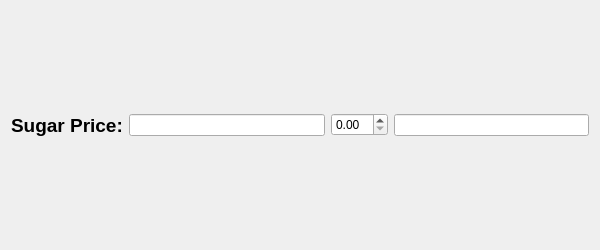
<?xml version="1.0" encoding="UTF-8"?>
<ui version="4.0">
 <class>Form</class>
 <widget class="QWidget" name="Form">
  <property name="geometry">
   <rect>
    <x>0</x>
    <y>0</y>
    <width>600</width>
    <height>250</height>
   </rect>
  </property>
  <property name="windowTitle">
   <string>Form</string>
  </property>
  <layout class="QHBoxLayout" name="horizontalLayout_2">
   <item>
    <layout class="QHBoxLayout" name="horizontalLayout">
     <item>
      <widget class="QLabel" name="label">
       <property name="font">
        <font>
         <pointsize>14</pointsize>
         <bold>true</bold>
        </font>
       </property>
       <property name="text">
        <string>Sugar Price:</string>
       </property>
      </widget>
     </item>
     <item>
      <widget class="QLineEdit" name="lineEdit_price"/>
     </item>
     <item>
      <widget class="QDoubleSpinBox" name="doubleSpinBox"/>
     </item>
     <item>
      <widget class="QLineEdit" name="lineEdit_total"/>
     </item>
    </layout>
   </item>
  </layout>
 </widget>
 <resources/>
 <connections/>
</ui>
